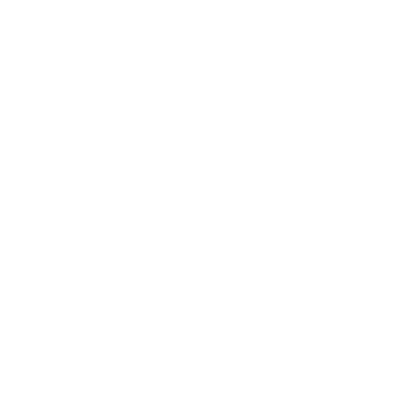
Frame 1 (no input)
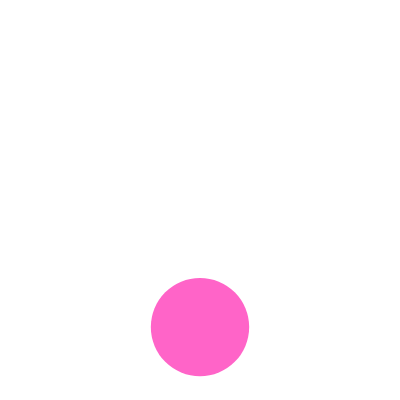
Frame 60 (no input)
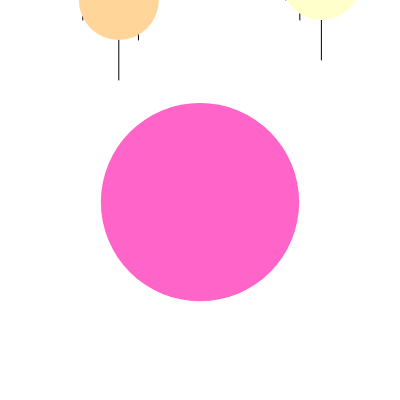
Frame 120 (the mouse pressed at the canvas centre since frame 60)

The p5.js sketch that drew these frames (run headless with seeded random() and noise() and a simulated clock; from frame 60 on, the mouse is pressed at the canvas centre):

// p5.js sketch
// ── sketch.js
let step = 0;
let exploded = false;
let particles = [];
let balloonY;

let x = 200;
let y = 450;
let d = 80;

let x2 = 200;
let y2 = 450;
let d2 = 80;

let x3 = 200;
let y3 = 450;
let d3 = 80;

let x4 = 200;
let y4 = 450;
let d4 = 80;

let x5 = 200;
let y5 = 450;
let d5 = 80;

let x6 = 200;
let y6 = 450;
let d6 = 80;

function explode() {
  for (let i = 0; i < 30; i++) {
    let angle = random(TWO_PI);
    let r = random(5, 8); // パーティクルのサイズ
    let speed = random(2, 5);
    let vx = cos(angle) * speed;
    let vy = sin(angle) * speed;
    particles.push(new Particle(width / 2, balloonY, vx, vy, r));
  }
}

class Particle {
  constructor(x, y, vx, vy, size) {
    this.x = x;
    this.y = y;
    this.vx = vx;
    this.vy = vy;
    this.size = size;
    this.life = 60;
    this.color = color(random(255), random(255), random(255));
  }

  update() {
    this.x += this.vx;
    this.y += this.vy;
    this.life--;
  }

  show() {
    if (this.life > 0) {
      fill(this.color);
      circle(this.x, this.y, this.size);
    }
  }
}

function setup() {
  createCanvas(400, 400);
  noStroke();
  balloonY = height + 50; // 画面下からスタート
  textFont('sans-serif');
}

function draw() {
  background(255);
  drawCircle();//関数を定義する。
  drawCircle2();
  drawCircle3();
  drawCircle4();
  drawCircle5();
  drawCircle6();

  if (!exploded) {
    // 風船が浮上して膨張
    balloonY = lerp(height + 50, 200, constrain(step / 120, 0, 1));
    let balloonSize = lerp(0, 200, constrain(step / 120, 0, 1));
    fill(255, 100, 200);
    circle(width / 2, balloonY, balloonSize);

    if (step >= 120) {
      explode();
      exploded = true;
    }

    step++;
  } else {
    // パーティクル表示
    for (let p of particles) {
      p.update();
      p.show();
    }

    // ロゴ & テキスト表示（破裂後に遅れて登場）
    if (step > 120) {
      // ロゴの顔部分
      stroke(10, 30, 100);
      strokeWeight(10);
      fill(255);
      circle(150, 200, 50);   // 左目
      circle(250, 200, 50);   // 右目
      circle(200, 200, 90);   // 顔輪郭
      line(160, 225, 240, 175); // 口
      noStroke();

      // テキストアニメーション（フェードイン）
      if (step > 140){
      let t = constrain((step - 140) / 50, 0, 1);
      let moveY = lerp(400,300,t);
      let alpha = lerp(0,255,t);
        
      fill(10, 30, 100, alpha);
      textSize(30);
      textAlign(CENTER, CENTER);
      text("大阪産業大学", width / 2, moveY);
      }
    }

    step++;
  }
}

function drawCircle(){
  if(y < -200){
    x = random(400);
    y = 450;
    d = 80;
  }
  stroke(0);
  line(x,y,x,y+80);
  fill(255,182,193);
  noStroke();
  circle(x,y,d);
  y = y - 10
}

function drawCircle2(){
  if(y2 < -220){
    x2 = random(400);
    y2 = 450;
    d2 = 80;
  }
  stroke(0);
  line(x2,y2,x2,y2+80);
  fill(170,240,209);
  noStroke();
  circle(x2,y2,d2);
  y2 = y2 - 10
}

function drawCircle3(){
  if(y3 < -220){
    x3 = random(400);
    y3 = 450;
    d3 = 80;
  }
  stroke(0);
  line(x3,y3,x3,y3+80);
  fill(174,198,207);
  noStroke();
  circle(x3,y3,d3);
  y3 = y3 - 10
}

function drawCircle4(){
  if(y4 < -240){//もしｄが1200を超えたら
    x4 = random(400);
    y4 = 450;
    d4 = 80;
  }
  stroke(0);
  line(x4,y4,x4,y4+80);
  fill(230,230,250);
  noStroke();
  circle(x4,y4,d4);
  y4= y4 - 10
}

function drawCircle5(){
  if(y5 < -260){//もしｄが1200を超えたら
    x5 = random(400);
    y5 = 450;
    d5 = 80;
  }
  stroke(0);
  line(x5,y5,x5,y5+80);
  fill(255,255,204);
  noStroke();
  circle(x5,y5,d5);
  y5 = y5 - 10
}

function drawCircle6(){
  if(y6 < -280){//もしｄが1200を超えたら
    x6 = random(400);
    y6 = 450;
    d6 = 80;
  }
  stroke(0);
  line(x6,y6,x6,y6+80);
  fill(255,213,153);
  noStroke();
  circle(x6,y6,d6);
  y6 = y6 - 10
}
